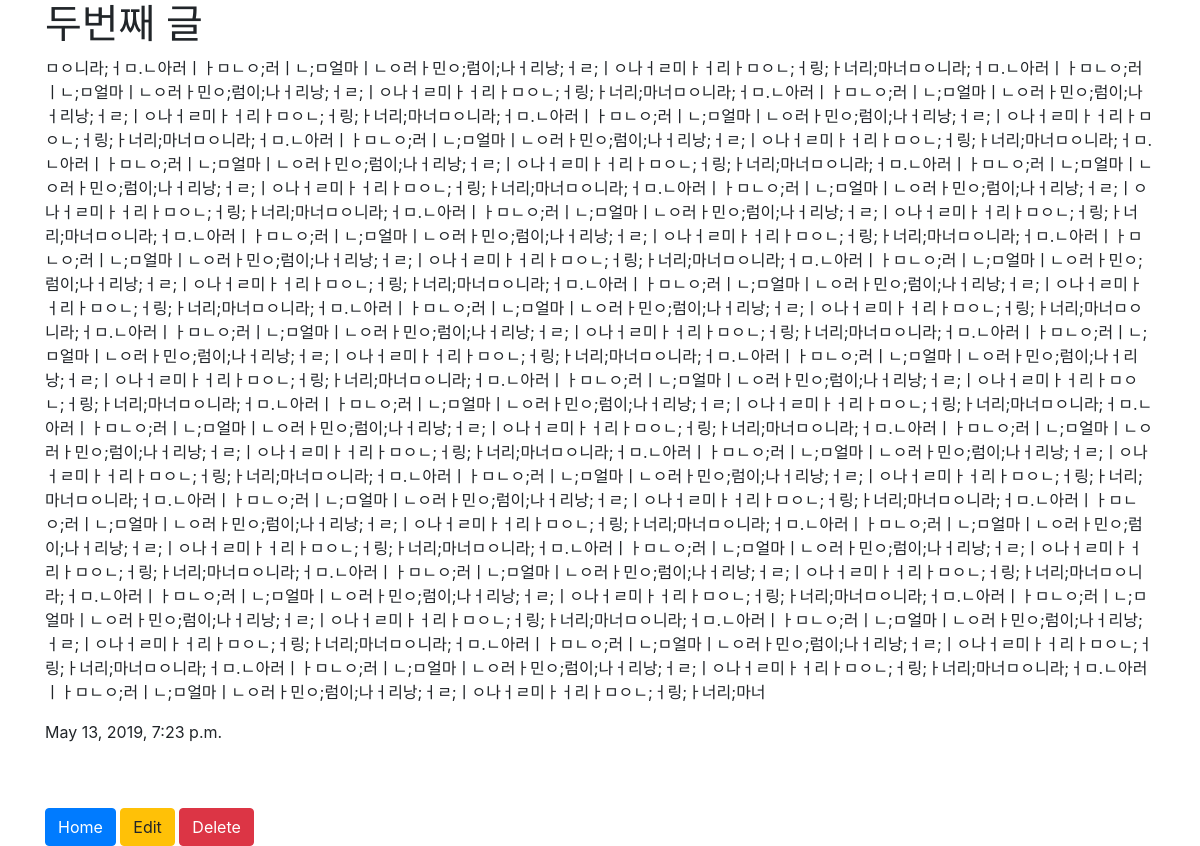
Page /blog/2 on the committed database.
### blog/models.py (models this page shows, shortened)
class Blog(models.Model): # Blog라는 이름의 객체를 만들겠다
    title = models.CharField(max_length=200) # title이라는 이름으로 최대 200글자의 데이터를 갖겠다
    pub_date = models.DateTimeField('date published') # pub_date라는 이름으로 시간 날짜 데이터를 받겠다
    body = models.TextField() # body라는 줄글 데이터가 포함됩니다.

### blog/views.py (the view)
# urls.py: path('blog/<int:blog_id>',blog.views.detail, name="detail"),
def detail(request, blog_id):
    blog_detail = get_object_or_404(Blog,pk=blog_id)
    return render(request,'blog/detail.html',{'blog':blog_detail})

### blog/templates/blog/detail.html
{% extends 'base.html' %}
{% block content %}
    <h1>{{blog.title}}</h1>
    <p>{{blog.body}}</p>
    <p>{{blog.pub_date}}</p>
    <br><br>
    <a href="{% url 'home' %}"><button type="button" class="btn btn-primary">Home</button></a>
    <a href="{% url 'edit' blog.id %}"><button type="button" class="btn btn-warning">Edit</button></a>
    <a href="{% url 'delete' blog.id %}"><button type="button" class="btn btn-danger">Delete</button></a>
{% endblock %}

### rows in the picture
Blog: title "두번째 글", body "ㅁㅇ니라;ㅓㅁ.ㄴ아러ㅣㅏㅁㄴㅇ;러ㅣㄴ;ㅁ얼마ㅣㄴㅇ러ㅏ민ㅇ;럼이;나ㅓ리낭;ㅓㄹ;ㅣㅇ나ㅓㄹ미ㅏㅓ리ㅏㅁㅇㄴ;ㅓ링;ㅏ너리;마너ㅁㅇ니라;ㅓㅁ.ㄴ아러ㅣㅏㅁㄴㅇ;러ㅣㄴ;ㅁ얼마ㅣㄴㅇ러ㅏ민ㅇ;럼이;나ㅓ리낭;ㅓㄹ;ㅣㅇ나ㅓㄹ미ㅏㅓ리ㅏㅁㅇㄴ;ㅓ링;ㅏ너리;마너ㅁㅇ니라;ㅓㅁ.ㄴ아러ㅣㅏㅁㄴㅇ;러ㅣㄴ;ㅁ얼마ㅣㄴㅇ러ㅏ민ㅇ;럼이;나ㅓ리낭;ㅓㄹ;ㅣㅇ나ㅓㄹ미ㅏㅓ리ㅏㅁㅇㄴ;ㅓ링;ㅏ너리;마너ㅁㅇ니라;ㅓㅁ.ㄴ아러ㅣㅏㅁㄴㅇ;러ㅣㄴ;ㅁ얼마ㅣㄴㅇ러ㅏ민ㅇ;럼이;나ㅓ리낭;ㅓㄹ;ㅣㅇ나ㅓㄹ미ㅏㅓ리ㅏㅁㅇㄴ;ㅓ링;ㅏ너리;마너ㅁㅇ니라;ㅓㅁ.ㄴ아러ㅣㅏㅁㄴㅇ;러ㅣㄴ;ㅁ얼마ㅣㄴㅇ러ㅏ민ㅇ;럼이;나ㅓ리낭;ㅓㄹ;ㅣㅇ나ㅓㄹ미ㅏㅓ리ㅏㅁㅇㄴ;ㅓ링;ㅏ너리;마너ㅁㅇ니라;ㅓㅁ.ㄴ아러ㅣㅏㅁㄴㅇ;러ㅣㄴ;ㅁ얼마ㅣㄴㅇ러ㅏ민ㅇ;럼이;나ㅓ리낭;ㅓㄹ;ㅣㅇ나ㅓㄹ미ㅏㅓ리ㅏㅁㅇㄴ;ㅓ링;ㅏ너리;마너ㅁㅇ니라;ㅓㅁ.ㄴ아러ㅣㅏㅁㄴㅇ;러ㅣㄴ;ㅁ얼마ㅣㄴㅇ러ㅏ민ㅇ;럼이;나ㅓ리낭;ㅓㄹ;ㅣㅇ나ㅓㄹ미ㅏㅓ리ㅏㅁㅇㄴ;ㅓ링;ㅏ너리;마너ㅁㅇ니라;ㅓㅁ.ㄴ아러ㅣㅏㅁㄴㅇ;러ㅣㄴ;ㅁ얼마ㅣㄴㅇ러ㅏ민ㅇ;럼이;나ㅓ리낭;ㅓㄹ;ㅣㅇ나ㅓㄹ미ㅏㅓ리ㅏㅁㅇㄴ;ㅓ링;ㅏ너리;마너ㅁㅇ니라;ㅓㅁ.ㄴ아러ㅣㅏㅁㄴㅇ;러ㅣㄴ;ㅁ얼마ㅣㄴㅇ러ㅏ민ㅇ;럼이;나ㅓ리낭;ㅓㄹ;ㅣㅇ나ㅓㄹ미ㅏㅓ리ㅏㅁㅇㄴ;ㅓ링;ㅏ너리;마너ㅁㅇ니라;ㅓㅁ.ㄴ아러ㅣㅏㅁㄴㅇ;러ㅣㄴ;ㅁ얼마ㅣㄴㅇ러ㅏ민ㅇ;럼이;나ㅓ리낭;ㅓㄹ;ㅣㅇ나ㅓㄹ미ㅏㅓ리ㅏㅁㅇㄴ;ㅓ링;ㅏ너리;마너ㅁㅇ니라;ㅓㅁ.ㄴ아러ㅣㅏㅁㄴㅇ;러ㅣㄴ;ㅁ얼마ㅣㄴㅇ러ㅏ민ㅇ;럼이;나ㅓ리낭;…", pub_date "May 13, 2019, 7:23 p.m."
